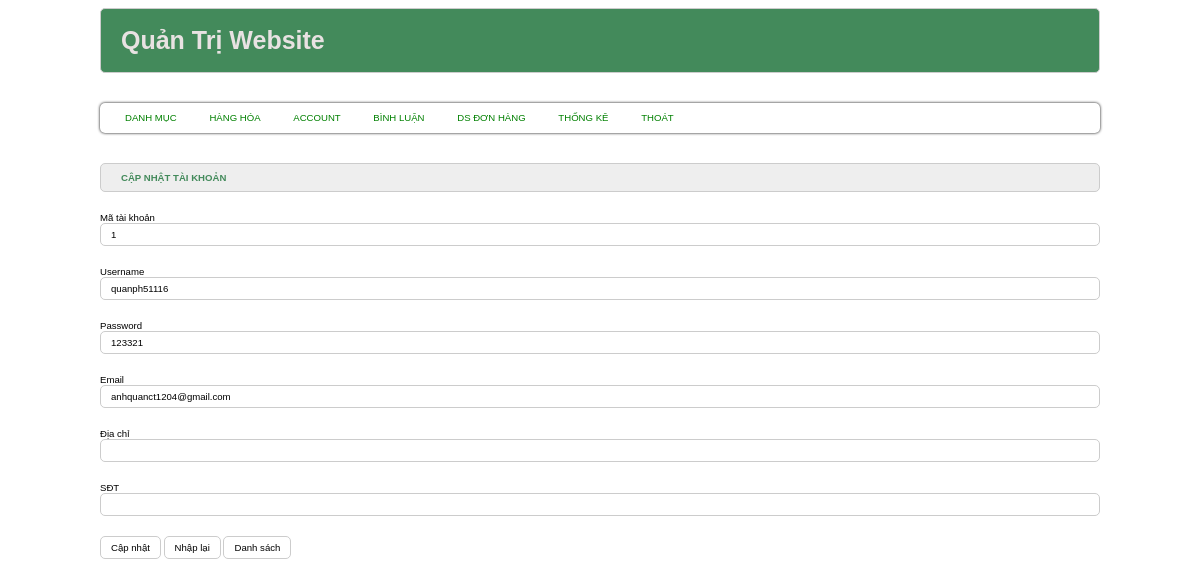
Page /admin/index.php?act=suatk&id=1 on the committed database.
### tables this page shows
CREATE TABLE `taikhoan` (
  `id` int NOT NULL,
  `user` varchar(50) NOT NULL,
  `pass` varchar(50) NOT NULL,
  `email` varchar(255) NOT NULL,
  `diachi` varchar(255) DEFAULT NULL,
  `sdt` varchar(20) DEFAULT NULL,
  `vaitro` tinyint NOT NULL DEFAULT '0'
);

### model/pdo.php (called while the page is built, shortened)
<?php
function pdo_connection()
{
    $dburl = "mysql:host=localhost;dbname=duanmau1;charset=utf8";
    $username = 'root';
    $password = '';
    try {
        $conn = new PDO($dburl, $username, $password);
        $conn->setAttribute(PDO::ATTR_ERRMODE, PDO::ERRMODE_EXCEPTION);
        return $conn;
    } catch (PDOException $e) {
        die("Connection failed: " . $e->getMessage());
    }
}
function pdo_query_one($sql, $params = [])
{
    try {
        $conn = pdo_connection();
        $stmt = $conn->prepare($sql);
        $stmt->execute($params);
        return $stmt->fetch(PDO::FETCH_ASSOC);
    } catch (PDOException $e) {
        throw $e;
    } finally {
        unset($conn);
    }
}

### model/taikhoan.php (called while the page is built, shortened)
<?php
function loadone_taikhoan($id)
{
    $sql = "SELECT * FROM taikhoan WHERE id = ?";
    return pdo_query_one($sql, [$id]);
}

### admin/taikhoan/update.php (the view, shortened to what this page needs)
<div class="row">
    <div class="row frmtitle">
        <h2>CẬP NHẬT TÀI KHOẢN</h2>
    </div>
    <div class="row frmcontent">
        <form action="index.php?act=update_tk" method="post">
            <div class="row mb10">
                Mã tài khoản<br>
                <input type="text" name="id" value="<?= $taikhoan['id'] ?>" readonly>
            </div>
            <div class="row mb10">
                Username<br>
                <input type="text" name="user" value="<?= $taikhoan['user'] ?>">
            </div>
            <div class="row mb10">
                Password<br>
                <input type="text" name="pass" value="<?= $taikhoan['pass'] ?>">
            </div>
            <div class="row mb10">
                Email<br>
                <input type="text" name="email" value="<?= $taikhoan['email'] ?>">
            </div>
            <div class="row mb10">
                Địa chỉ<br>
                <input type="text" name="diachi" value="<?= $taikhoan['diachi'] ?>">
            </div>
            <div class="row mb10">
                SĐT<br>
                <input type="text" name="sdt" value="<?= $taikhoan['sdt'] ?>">
            </div>
            <div class="row mb10">
                <input type="submit" name="capnhat" value="Cập nhật">
                <input type="reset" value="Nhập lại">
                <a href="index.php?act=dskh"><input type="button" value="Danh sách"></a>
            </div>
        </form>
    </div>
</div>

### css/css.css (style rules this page uses)
* { box-sizing: border-box; font-family: sans-serif; font-size: 0.8vw; }
.row { float: left; width: 100%; }
.mb10 { margin-bottom: 10px; }
.formtaikhoan input[type="text"], .formtaikhoan input[type="email"], .formtaikhoan input[type="password"], .frmcontent input[type="text"] { width: 100%; border: 1px #CCC solid; padding: 5px 10px; border-radius: 5px; margin-bottom: 10px; }
.formtaikhoan input[type="submit"], .frmcontent input[type="submit"], .frmcontent input[type="reset"], .formtaikhoan input[type="reset"], .frmcontent input[type="button"] { border: 1px #CCC solid; padding: 5px 10px; border-radius: 5px; background-color: white; margin-bottom: 5px; }
.frmtitle { background-color: #EEE; border: 1px #CCC solid; color: #438a5b; border-radius: 5px; padding: 0px 20px; }
.frmcontent { padding: 20px 0px; }

### rows in the picture
taikhoan: id "1", user "quanph51116", pass "123321", email "anhquanct1204@gmail.com"
